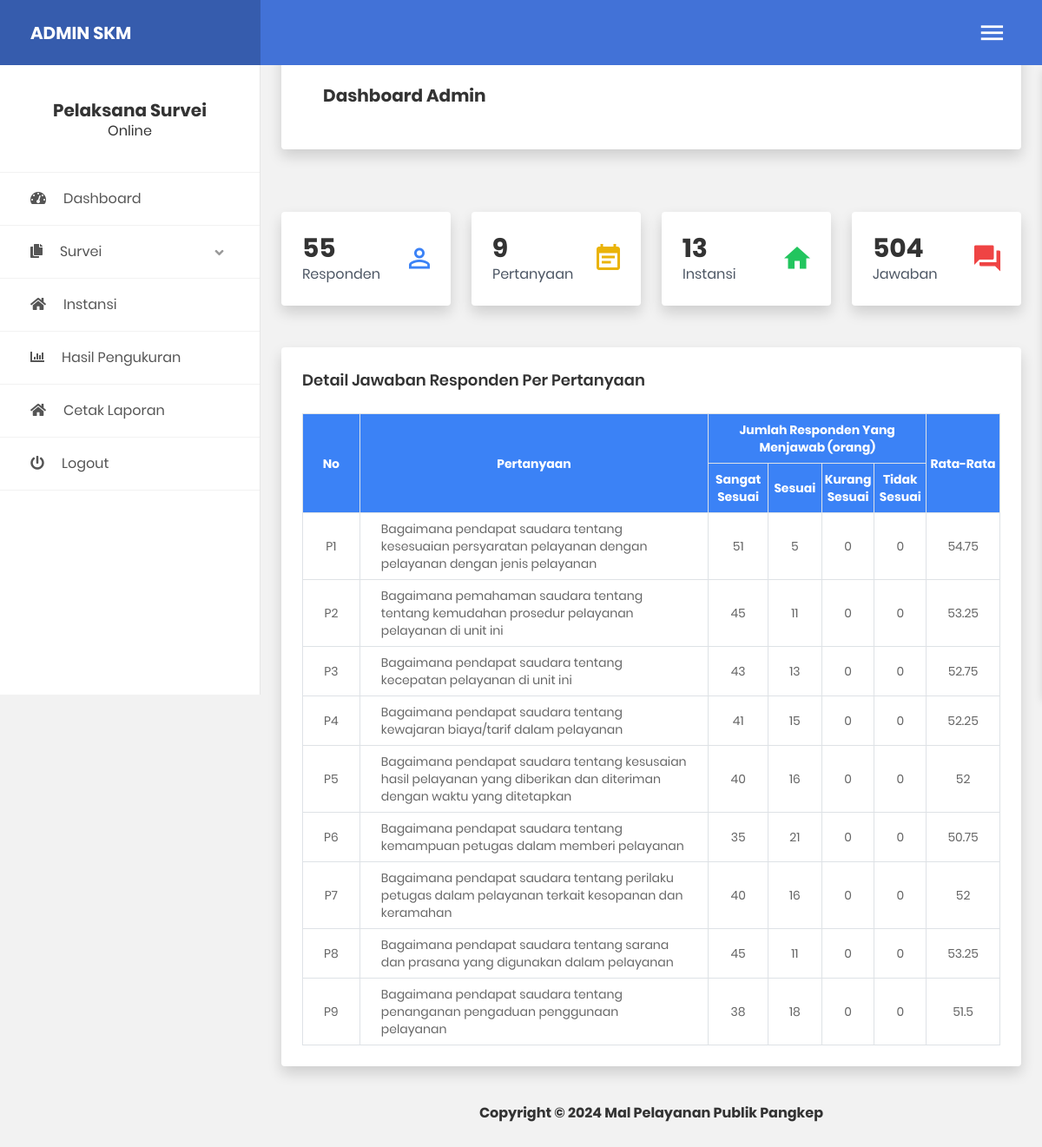
Screenshot of /admin/index.php (signed in) with the database file from the repository.
### tables this page shows
CREATE TABLE `data_pertanyaan` (
  `id_pertanyaan` int NOT NULL,
  `kategori` text NOT NULL,
  `pertanyaan` text NOT NULL,
  `opsi1` varchar(50) NOT NULL,
  `opsi2` varchar(50) NOT NULL,
  `opsi3` varchar(50) NOT NULL,
  `opsi4` varchar(50) NOT NULL,
  `id_admin` int NOT NULL
);

### admin/home.php (the view, shortened to what this page needs)
<?php
include("koneksi.php");
$tot_responden = mysqli_num_rows(mysqli_query($conn, "select * from data_responden where status_responden!='belum' "));
$tot_instansi = mysqli_num_rows(mysqli_query($conn, "select * from data_instansi  "));
$tot_pertanyaan = mysqli_num_rows(mysqli_query($conn, "select * from data_pertanyaan  "));
$tot_jawaban = mysqli_num_rows(mysqli_query($conn, "select * from data_jawaban where status='selesai'  "));
?>
<!DOCTYPE html>
<html lang="en">
<head>
    <script src="https://cdn.tailwindcss.com"></script>
</head>
<body class="bg-gray-100 text-gray-800">
    <section class="py-5 pb-10">
        <div class="container mx-auto px-6">
            <div class="bg-white p-5 rounded shadow">
                <ul class="flex items-center space-x-2">
                    <h3 class="text-xl font-bold text-bold">Dashboard Admin</h3>
                </ul>
            </div>
        </div>
    </section>
    <section class="py-4">
        <div class="container mx-auto px-6">
            <div class="grid grid-cols-1 md:grid-cols-2 lg:grid-cols-4 gap-6">
                <div class="bg-white p-6 rounded shadow flex items-center justify-between">
                    <div>
                        <h2 class="text-3xl font-bold"><?= $tot_responden; ?></h2>
                        <p class="text-gray-600">Responden</p>
                    </div>
                    <div>
                        <i class="zmdi zmdi-account-o text-4xl text-blue-500"></i>
                    </div>
                </div>
                <div class="bg-white p-6 rounded shadow flex items-center justify-between">
                    <div>
                        <h2 class="text-3xl font-bold"><?= $tot_pertanyaan; ?></h2>
                        <p class="text-gray-600">Pertanyaan</p>
                    </div>
                    <div>
                        <i class="zmdi zmdi-calendar-note text-4xl text-yellow-500"></i>
                    </div>
                </div>
                <div class="bg-white p-6 rounded shadow flex items-center justify-between">
                    <div>
                        <h2 class="text-3xl font-bold"><?= $tot_instansi; ?></h2>
                        <p class="text-gray-600">Instansi</p>
                    </div>
                    <div>
                        <i class="zmdi zmdi-home text-4xl text-green-500"></i>
                    </div>
                </div>
                <div class="bg-white p-6 rounded shadow flex items-center justify-between">
                    <div>
                        <h2 class="text-3xl font-bold"><?= $tot_jawaban; ?></h2>
                        <p class="text-gray-600">Jawaban</p>
                    </div>
                    <div>
                        <i class="zmdi zmdi-comments text-4xl text-red-500"></i>
                    </div>
                </div>
            </div>
        </div>
    </section>
    <section class="py-4">
        <div class="container mx-auto px-6">
            <div class="bg-white p-6 rounded shadow">
                <h3 class="text-lg font-semibold mb-4">Detail Jawaban Responden Per Pertanyaan</h3>
                <div class="overflow-x-auto">
                    <table class="w-full border border-gray-300 text-sm">
                        <thead>
                            <tr class="bg-blue-500 text-white">
                                <th class="text-center py-2 border border-gray-300" rowspan="2">No</th>
                                <th class="text-center py-2 border border-gray-300" width="50%" rowspan="2">Pertanyaan</th>
                                <th class="text-center py-2 border border-gray-300" colspan="4">Jumlah Responden Yang Menjawab (orang)</th>
                                <th class="text-center py-2 border border-gray-300" rowspan="2">Rata-Rata</th>
                            </tr>
                            <tr class="bg-blue-500 text-white">
                                <th class="text-center py-2 border border-gray-300">Sangat Sesuai</th>
                                <th class="text-center py-2 border border-gray-300">Sesuai</th>
                                <th class="text-center py-2 border border-gray-300">Kurang Sesuai</th>
                                <th class="text-center py-2 border border-gray-300">Tidak Sesuai</th>
                            </tr>
                        </thead>
                        <tbody>
                            <?php
                            $query = mysqli_query($conn, "select * from data_pertanyaan");
                            $x = 1;
                            while ($dt = mysqli_fetch_array($query)) {
                                $totx_sangatpuas = mysqli_num_rows(mysqli_query($conn, "select * from data_jawaban where point_jawaban='4' and status='selesai' and id_pertanyaan='$dt[id_pertanyaan]'"));
                                $totx_puas = mysqli_num_rows(mysqli_query($conn, "select * from data_jawaban where point_jawaban='3' and status='selesai' and id_pertanyaan='$dt[id_pertanyaan]'"));
                                $totx_tidakpuas = mysqli_num_rows(mysqli_query($conn, "select * from data_jawaban where point_jawaban='2' and status='selesai' and id_pertanyaan='$dt[id_pertanyaan]'"));
                                $totx_kecewa = mysqli_num_rows(mysqli_query($conn, "select * from data_jawaban where point_jawaban='1' and status='selesai' and id_pertanyaan='$dt[id_pertanyaan]'"));
                                $rata = (($totx_sangatpuas * 4) + ($totx_puas * 3) + ($totx_tidakpuas * 2) + ($totx_kecewa * 1)) / 4;
                                echo "<tr>
                            <td class='border border-gray-300 px-4 py-2 text-center'>P$x</td>
                            <td class='border border-gray-300 px-4 py-2'>$dt[pertanyaan]</td>
                            <td class='border border-gray-300 px-4 py-2 text-center'>$totx_sangatpuas</td>
                            <td class='border border-gray-300 px-4 py-2 text-center'>$totx_puas</td>
                            <td class='border border-gray-300 px-4 py-2 text-center'>$totx_tidakpuas</td>
                            <td class='border border-gray-300 px-4 py-2 text-center'>$totx_kecewa</td>
                            <td class='border border-gray-300 px-4 py-2 text-center'>$rata</td>
                        </tr>";
                                $x++;
                            }
                            ?>
                        </tbody>
                    </table>
                </div>
            </div>
        </div>
    </section>
</body>
</html>

### admin/index.php (shortened to what this page needs)
<!DOCTYPE html>
<html lang="en">
<head>
    <link href="css/font-face.css" rel="stylesheet" media="all">
    <link href="vendor/font-awesome-4.7/css/font-awesome.min.css" rel="stylesheet" media="all">
    <link href="vendor/font-awesome-5/css/fontawesome-all.min.css" rel="stylesheet" media="all">
    <link href="vendor/mdi-font/css/material-design-iconic-font.min.css" rel="stylesheet" media="all">
    <link href="vendor/bootstrap-4.1/bootstrap.min.css" rel="stylesheet" media="all">
    <link href="vendor/animsition/animsition.min.css" rel="stylesheet" media="all">
    <link href="vendor/bootstrap-progressbar/bootstrap-progressbar-3.3.4.min.css" rel="stylesheet" media="all">
    <link href="vendor/wow/animate.css" rel="stylesheet" media="all">
    <link href="vendor/css-hamburgers/hamburgers.min.css" rel="stylesheet" media="all">
    <link href="vendor/slick/slick.css" rel="stylesheet" media="all">
    <link href="vendor/select2/select2.min.css" rel="stylesheet" media="all">
    <link href="vendor/perfect-scrollbar/perfect-scrollbar.css" rel="stylesheet" media="all">
    <link href="vendor/vector-map/jqvmap.min.css" rel="stylesheet" media="all">
    <link href="css/theme.css" rel="stylesheet" media="all">
</head>
<body class="animsition">
    <div class="page-wrapper">
        <aside class="menu-sidebar2">
            <div class="logo">
                <h3 class="text-xl font-bold text-white">ADMIN SKM</h3>
            </div>
            <div class="menu-sidebar2__content js-scrollbar1">
            <div class="account2">
                    <h4 class="text-xl font-bold text-bold">Pelaksana Survei</h4>
                    <h5 href="">Online</h5>
                </div>
                <nav class="navbar-sidebar2">
                    <ul class="list-unstyled navbar__list">
                        <li>
                            <a href="?page=home.php">
                                <i class="fas fa-tachometer-alt"></i>Dashboard</a>
                        </li>
                        <li class="has-sub">
                            <a class="js-arrow" href="#">
                                <i class="fas fa-copy"></i>Survei
                                <span class="arrow">
                                    <i class="fas fa-angle-down"></i>
                                </span>
                            </a>
                        </li>
                        <li>
                            <a href="?page=instansi.php">
                                <i class="fas  fa-home"></i>Instansi</a>
                        </li>
                        <li>
                            <a href="?page=hasil_pengukuran.php">
                                <i class="fas fa-chart-bar"></i>Hasil Pengukuran</a>
                        </li>
                        <li class="cetak-laporan">
                            <a href="?page=cetak.php">
                                <i class="fas fa-home"></i>Cetak Laporan</a>
                        </li>
                        <li>
                            <a href="logout.php">
                                <i class="fas fa-power-off"></i>Logout</a>
                        </li>
                    </ul>
                </nav>
            </div>
        </aside>
        <div class="page-container2">
            <header class="header-desktop2">
                <div class="section__content section__content--p30">
                    <div class="container-fluid">
                        <div class="header-wrap2">
                            <div class="header-button2">
                                <div class="header-button-item mr-0 js-sidebar-btn">
                                    <i class="zmdi zmdi-menu"></i>
                                </div>
                            </div>
                        </div>
                    </div>
                </div>
            </header>
            <div>
                <?php
                $page = isset($_GET['page']) ? $_GET['page'] : 'home.php';
                if (file_exists($page)) {
                    include $page;
                } else {
                    include 'home.php';
                }
                ?>
            </div>
            <section>
                <div class="container-fluid">
                    <div class="row">
                        <div class="col-md-12">
                            <div class="copyright">
                                <h5 class="text-x5 font-bold text-bold">Copyright © 2024 Mal Pelayanan Publik Pangkep</h5>
                            </div>
                        </div>
                    </div>
                </div>
            </section>
        </div>
    </div>
</body>
</html>

### rows the page displays
data_pertanyaan: pertanyaan "Bagaimana pendapat saudara tentang kesesuaian persyaratan pelayanan dengan pelayanan dengan jenis pelayanan", totx_sangatpuas "51", totx_puas "5", totx_tidakpuas "0", totx_kecewa "0", rata "54.75"
data_pertanyaan: pertanyaan "Bagaimana pemahaman saudara tentang tentang kemudahan prosedur pelayanan pelayanan di unit ini", totx_sangatpuas "45", totx_puas "11", totx_tidakpuas "0", totx_kecewa "0", rata "53.25"
data_pertanyaan: pertanyaan "Bagaimana pendapat saudara tentang kecepatan pelayanan di unit ini", totx_sangatpuas "43", totx_puas "13", totx_tidakpuas "0", totx_kecewa "0", rata "52.75"
data_pertanyaan: pertanyaan "Bagaimana pendapat saudara tentang kewajaran biaya/tarif dalam pelayanan", totx_sangatpuas "41", totx_puas "15", totx_tidakpuas "0", totx_kecewa "0", rata "52.25"
data_pertanyaan: pertanyaan "Bagaimana pendapat saudara tentang kesusaian hasil pelayanan yang diberikan dan diteriman dengan waktu yang ditetapkan", totx_sangatpuas "40", totx_puas "16", totx_tidakpuas "0", totx_kecewa "0", rata "52"
data_pertanyaan: pertanyaan "Bagaimana pendapat saudara tentang kemampuan petugas dalam memberi pelayanan", totx_sangatpuas "35", totx_puas "21", totx_tidakpuas "0", totx_kecewa "0", rata "50.75"
data_pertanyaan: pertanyaan "Bagaimana pendapat saudara tentang perilaku petugas dalam pelayanan terkait kesopanan dan keramahan", totx_sangatpuas "40", totx_puas "16", totx_tidakpuas "0", totx_kecewa "0", rata "52"
data_pertanyaan: pertanyaan "Bagaimana pendapat saudara tentang sarana dan prasana yang digunakan dalam pelayanan", totx_sangatpuas "45", totx_puas "11", totx_tidakpuas "0", totx_kecewa "0", rata "53.25"
data_pertanyaan: pertanyaan "Bagaimana pendapat saudara tentang penanganan pengaduan penggunaan pelayanan", totx_sangatpuas "38", totx_puas "18", totx_tidakpuas "0", totx_kecewa "0", rata "51.5"

### other values shown
$tot_responden "55"
$tot_pertanyaan "9"
$tot_instansi "13"
$tot_jawaban "504"
